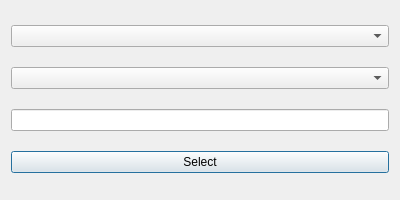
<?xml version="1.0" encoding="UTF-8"?>
<ui version="4.0">
 <class>Dialog</class>
 <widget class="QDialog" name="Dialog">
  <property name="geometry">
   <rect>
    <x>0</x>
    <y>0</y>
    <width>400</width>
    <height>200</height>
   </rect>
  </property>
  <property name="windowTitle">
   <string>Dialog</string>
  </property>
  <layout class="QVBoxLayout" name="verticalLayout">
   <item>
    <widget class="QgsMapLayerComboBox" name="layerCombo">
     <property name="filters">
      <set>QgsMapLayerProxyModel::HasGeometry|QgsMapLayerProxyModel::LineLayer|QgsMapLayerProxyModel::NoGeometry|QgsMapLayerProxyModel::PluginLayer|QgsMapLayerProxyModel::PointLayer|QgsMapLayerProxyModel::PolygonLayer|QgsMapLayerProxyModel::VectorLayer|QgsMapLayerProxyModel::WritableLayer</set>
     </property>
    </widget>
   </item>
   <item>
    <widget class="QgsFieldComboBox" name="fieldCombo"/>
   </item>
   <item>
    <widget class="QLineEdit" name="textExpression"/>
   </item>
   <item>
    <widget class="QPushButton" name="buttonSelect">
     <property name="text">
      <string>Select</string>
     </property>
    </widget>
   </item>
  </layout>
 </widget>
 <customwidgets>
  <customwidget>
   <class>QgsFieldComboBox</class>
   <extends>QComboBox</extends>
   <header>qgsfieldcombobox.h</header>
  </customwidget>
  <customwidget>
   <class>QgsMapLayerComboBox</class>
   <extends>QComboBox</extends>
   <header>qgsmaplayercombobox.h</header>
  </customwidget>
 </customwidgets>
 <resources/>
 <connections/>
</ui>
